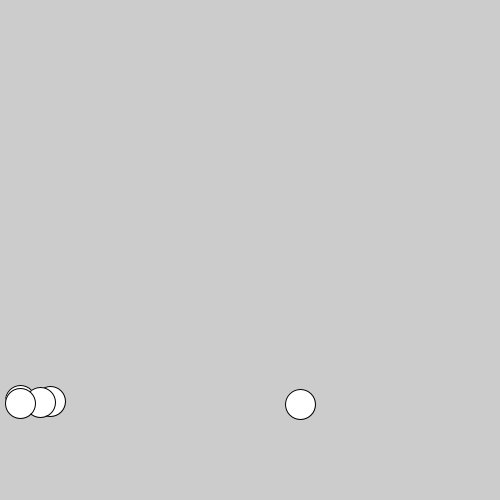
Frame 1 (no input)
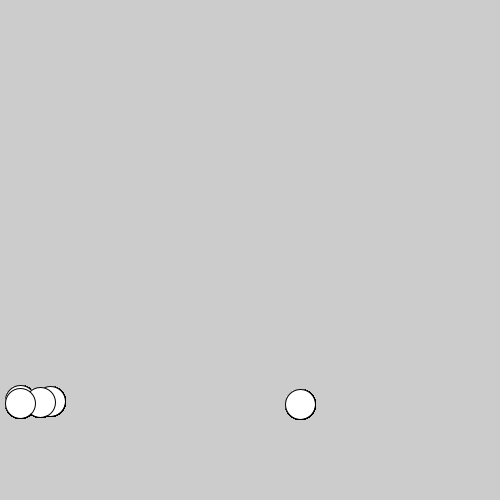
Frame 60 (the mouse pressed at the canvas centre just before this capture)
Frame 120 (the mouse held since frame 60 and released just before this capture): identical to frame 60, image omitted

The Processing sketch that drew these frames (run headless with seeded random() and noise(); from frame 60 on, the mouse is pressed at the canvas centre):

// Processing sketch: Exercise_33_01
// ── Exercise_33_01.pde
//1. Create an array to store the y-coordinates of a sequence of shapes. Draw each shape
//inside draw() and use the values from the array to set the y-coordinate of

int[] yPos = {20,50,40,20,300};
int[] xPos = {20,50,40,20,300};

void setup(){
  size(500,500);
  yPos = new int[5];
  frameRate(10);
  
  for (int t =0; t<yPos.length;t++){
    yPos[t]= (width + t)-100;
  }
}

void draw(){
  for (int t =0; t<yPos.length;t++){
    ellipse(xPos[t],yPos[t],30,30);
  }
}
